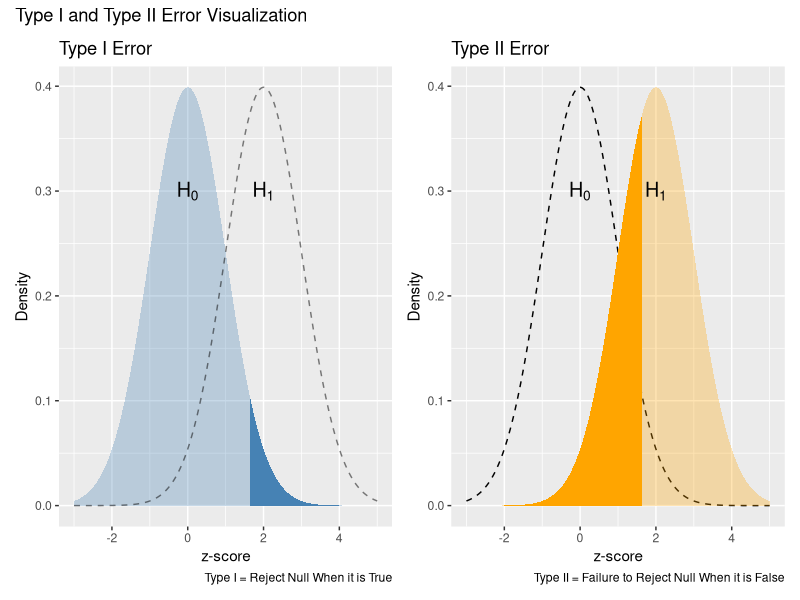

This figure's R source:
## ---- chunk 1
knitr::opts_chunk$set(echo = FALSE, message = FALSE, warning = FALSE)
## ---- chunk 2

library(tidyverse)
library(patchwork)

label1 <- c("H[0]","H[1]")

DF <- data.frame (x=seq(-3,5,length.out = 301))

typeI <- ggplot(DF, aes(x)) +
  stat_function(
    fun = dnorm,
    geom = "area",
    fill = "steelblue",
    alpha = .3,
    n=301
  ) +
  stat_function(
    fun = dnorm,
    geom = "area",
    fill = "steelblue",
    xlim = c(qnorm(.95), 4)
  ) +
  stat_function(
    fun = dnorm,
    geom = "line",
    linetype = 2,
    col = "black",
    alpha = .5,
    args = list(
      mean = 2
    ),
    n=301
  ) +
  labs(
    title = "Type I Error",
    x = "z-score",
    y = "Density",
    caption = "Type I = Reject Null When it is True"
  ) +
  scale_x_continuous(limits = c(-3, 5))+
  annotate(geom = "text", x=0, y=0.3, label=deparse(bquote(H[0])), parse=T, size=5)+
  annotate(geom = "text", x=2, y=0.3, label=deparse(bquote(H[1])), parse=T, size=5)

typeII <- ggplot(DF, aes(x)) +
  stat_function(
    fun = dnorm,
    geom = "line",
    linetype = 2,
    n=301
  ) +
  stat_function(
    fun = dnorm,
    geom = "area",
    fill = "orange",
    args = list(
      mean = 2
    ),
    xlim = c(-2, qnorm(.95)),
    n=301
  ) +
  stat_function(
    fun = dnorm,
    geom = "area",
    linetype = 2,
    fill = "orange",
    alpha = .3,
    args = list(
      mean = 2
    ),
    n=301
  ) +
  labs(
    title = "Type II Error",
    x = "z-score",
    y = "Density",
    caption = "Type II = Failure to Reject Null When it is False"
  ) +
  scale_x_continuous(limits = c(-3, 5))+
  annotate(geom = "text",
           x=2, 
           y=0.3, 
           label=deparse(bquote(H[1])), parse=T, size=5)+
  annotate(geom = "text", 
           x=0, 
           y=0.3, 
           label=deparse(bquote(H[0])), parse=T, size=5)

typeI + typeII +
  plot_annotation(title = "Type I and Type II Error Visualization")

